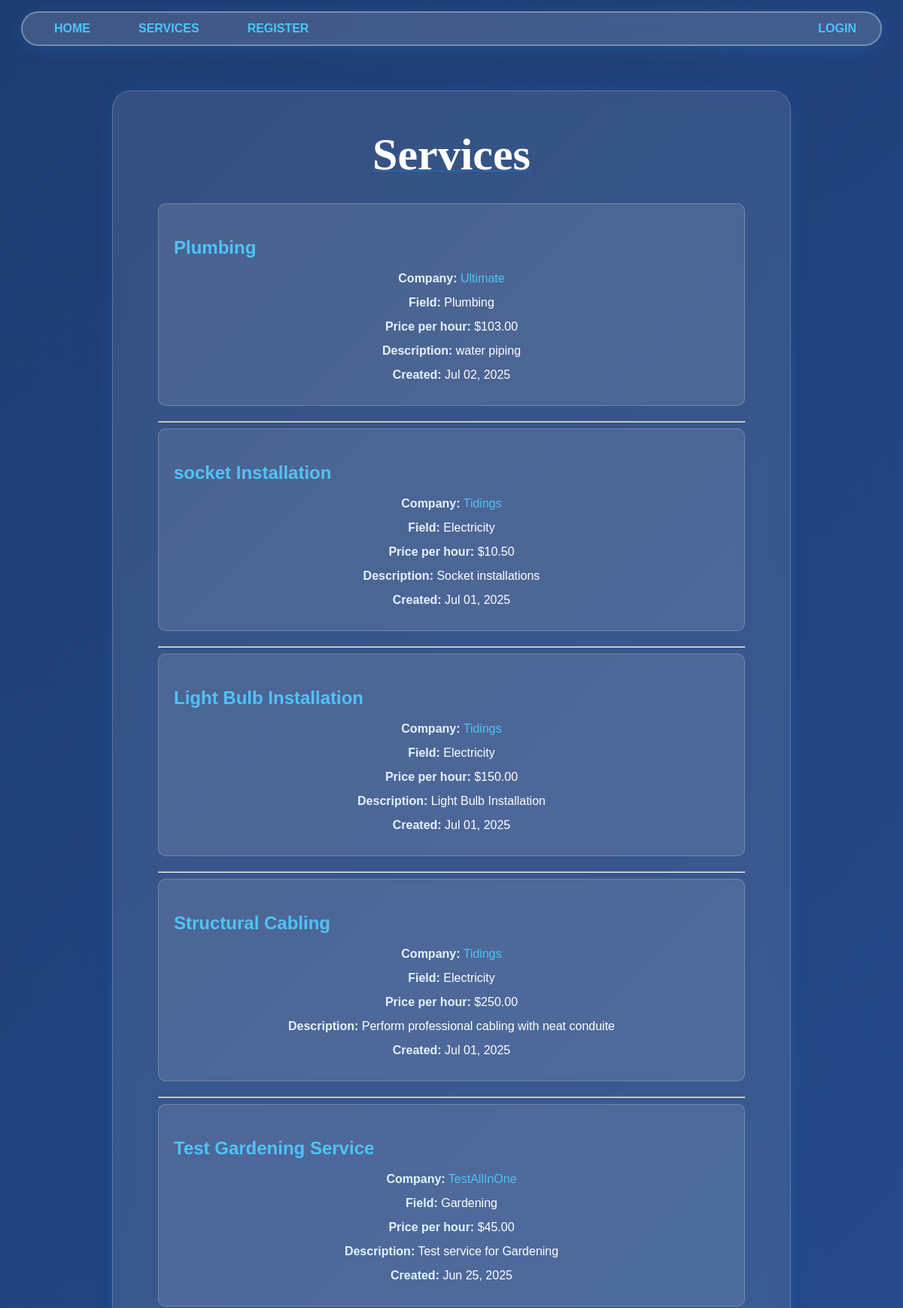
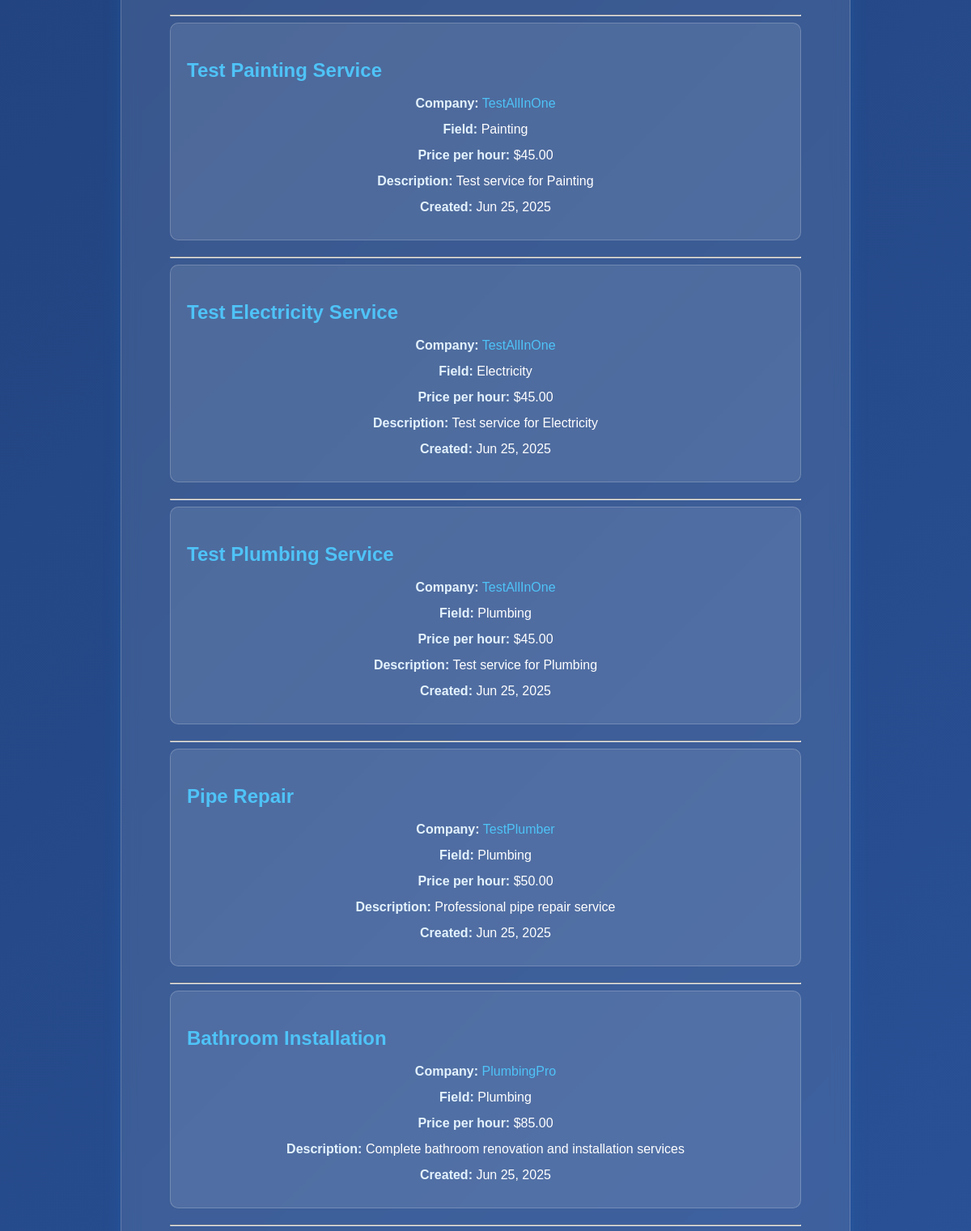
Page /services/ (upper part) on the committed database (2 pictures, top to bottom).
### services/models.py (models this page shows, shortened)
class Service(models.Model):
    FIELD_CHOICES = [
        ("Air Conditioner", "Air Conditioner"),
        ("Carpentry", "Carpentry"),
        ("Electricity", "Electricity"),
        ("Gardening", "Gardening"),
        ("Home Machines", "Home Machines"),
        ("Housekeeping", "Housekeeping"),
        ("Interior Design", "Interior Design"),
        ("Locks", "Locks"),
        ("Painting", "Painting"),
        ("Plumbing", "Plumbing"),
        ("Water Heaters", "Water Heaters"),
    ]
    company = models.ForeignKey(Company, on_delete=models.CASCADE)  # Company association
    name = models.CharField(max_length=40)  # Service name
    description = models.TextField()  # Service description
    price_hour = models.DecimalField(decimal_places=2, max_digits=8, validators=[MinValueValidator(0.00)])  # Price field
    field = models.CharField(max_length=30, choices=FIELD_CHOICES)  # Service field/category
    date_created = models.DateTimeField(auto_now_add=True)  # Date created for display

### users/models.py (models this page shows)
class Company(models.Model):
    FIELD_CHOICES = [
        ("Air Conditioner", "Air Conditioner"),
        ("All in One", "All in One"),  # Special company type - can create any service type
        ("Carpentry", "Carpentry"),
        ("Electricity", "Electricity"),
        ("Gardening", "Gardening"),
        ("Home Machines", "Home Machines"),
        ("Housekeeping", "Housekeeping"),
        ("Interior Design", "Interior Design"),
        ("Locks", "Locks"),
        ("Painting", "Painting"),
        ("Plumbing", "Plumbing"),
        ("Water Heaters", "Water Heaters"),
    ]
    user = models.OneToOneField(User, on_delete=models.CASCADE, primary_key=True)
    field_of_work = models.CharField(max_length=70, choices=FIELD_CHOICES)  # Required field of work
    rating = models.IntegerField(validators=[MinValueValidator(0), MaxValueValidator(5)], default=0)  # Company rating system

class User(AbstractUser):
    email = models.EmailField(unique=True)  # Email uniqueness validation
    is_company = models.BooleanField(default=False)  # Company user type
    is_customer = models.BooleanField(default=False)  # Customer user type

### services/views.py (the view)
# urls.py: path('', v.service_list, name='services_list'),
def service_list(request):
    services = Service.objects.all().order_by("-date_created")  # All services page
    return render(request, "services/list.html", {"services": services})

### services/templates/services/list.html (shortened to what this page needs)
{% extends 'main/base.html' %}
{% block content %}
    <p class="title">Services</p>
    <div class='services_list'>
        {% if services %}
            {% for service in services %}
                <div class="service-card">
                    <h3><a href="/services/{{ service.id }}">{{ service.name }}</a></h3>
                    <p><strong>Company:</strong> <a href="/company/{{ service.company.user.username }}">{{ service.company.user.username }}</a></p>
                    <p><strong>Field:</strong> {{ service.field }}</p>
                    <p><strong>Price per hour:</strong> ${{ service.price_hour }}</p>
                    <p><strong>Description:</strong> {{ service.description|truncatewords:20 }}</p>
                    <p><strong>Created:</strong> {{ service.date_created|date:"M d, Y" }}</p>
                </div>
                <hr>
            {% endfor %}
        {% else %}
            <h2>Sorry No services available yet</h2>
        {% endif %}
     </div>
{% endblock %}

### static/css/style.css (style rules this page uses)
body { background: linear-gradient(135deg, #1e3c72 0%, #2a5298 100%); font-family: 'Lexend Exa', sans-serif; padding: 0; margin: 0; min-height: 100vh; padding-top: 120px !important; }
a { color: #4fc3f7; text-decoration: none; }
.content p { text-align: center; margin: 30px 0px; white-space: pre-line; color: #fff; }
.title { text-align: center; font-family: 'Times New Roman', Times, serif; font-size: 60px; font-weight: bold; text-decoration: 2px underline; text-decoration-color: rgba(25, 118, 210, 0.5); color: #fff; }
.services_list { padding: 0; margin-bottom: 20px; }
.service-card { background: rgba(255,255,255,0.1); border-radius: 10px; padding: 20px; margin-bottom: 20px; border: 1px solid rgba(255,255,255,0.2); transition: transform 0.3s ease, box-shadow 0.3s ease; }
.service-card h3, .service-card h4 { color: #4fc3f7; margin-bottom: 15px; font-size: 1.5rem; }
.service-card h3 a, .service-card h4 a { color: #4fc3f7; text-decoration: none; }
.service-card p { color: #fff; margin: 8px 0; line-height: 1.5; }
.service-card p strong { color: #e3f2fd; }

### rows in the picture
Service: name "Plumbing", company.user.username "Ultimate", field "Plumbing", price_hour "103.00", description "water piping", date_created "Jul 02, 2025"
Service: name "socket Installation", company.user.username "Tidings", field "Electricity", price_hour "10.50", description "Socket installations", date_created "Jul 01, 2025"
Service: name "Light Bulb Installation", company.user.username "Tidings", field "Electricity", price_hour "150.00", description "Light Bulb Installation", date_created "Jul 01, 2025"
Service: name "Structural Cabling", company.user.username "Tidings", field "Electricity", price_hour "250.00", description "Perform professional cabling with neat conduite", date_created "Jul 01, 2025"
Service: name "Test Gardening Service", company.user.username "TestAllInOne", field "Gardening", price_hour "45.00", description "Test service for Gardening", date_created "Jun 25, 2025"
Service: name "Test Painting Service", company.user.username "TestAllInOne", field "Painting", price_hour "45.00", description "Test service for Painting", date_created "Jun 25, 2025"
Service: name "Test Electricity Service", company.user.username "TestAllInOne", field "Electricity", price_hour "45.00", description "Test service for Electricity", date_created "Jun 25, 2025"
Service: name "Test Plumbing Service", company.user.username "TestAllInOne", field "Plumbing", price_hour "45.00", description "Test service for Plumbing", date_created "Jun 25, 2025"
Service: name "Pipe Repair", company.user.username "TestPlumber", field "Plumbing", price_hour "50.00", description "Professional pipe repair service", date_created "Jun 25, 2025"
Service: name "Bathroom Installation", company.user.username "PlumbingPro", field "Plumbing", price_hour "85.00", description "Complete bathroom renovation and installation services", date_created "Jun 25, 2025"
